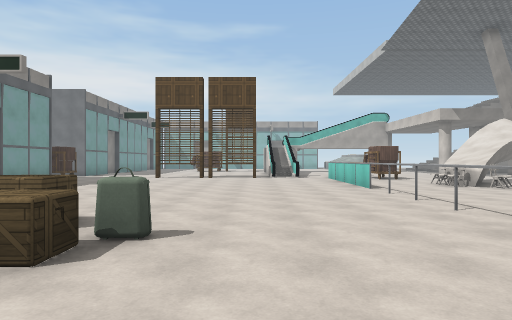
View 1 (above)

21 first-person views from a walk through a Unity game level. The camera is 1.5 m above the floor, looks level and sees 75° across. The floor is counted in squares, 2 m on a side. Each view is taken from the middle of a square. On the plan, view 1 faces up. The plan holds only what a view shows up to about 11 squares ahead; the rest is blank. The place goes on beyond the plan. Surface patterns are stand-ins for the level's own textures.

View 2
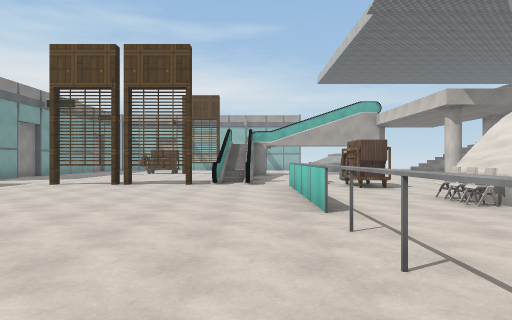

View 3
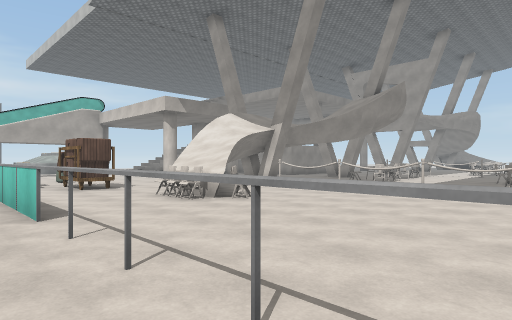

View 4
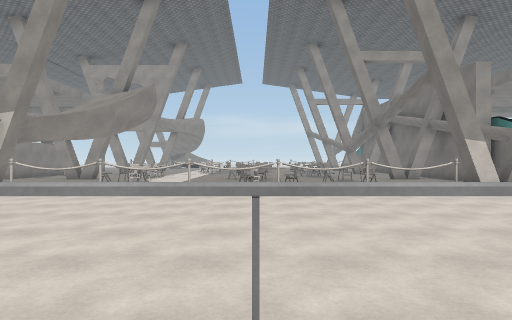

View 5
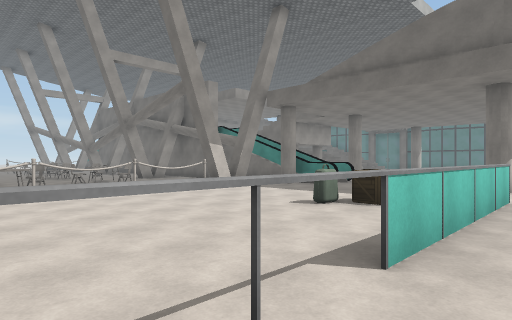

View 6
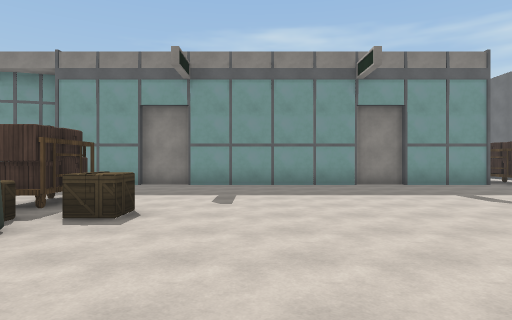

View 7
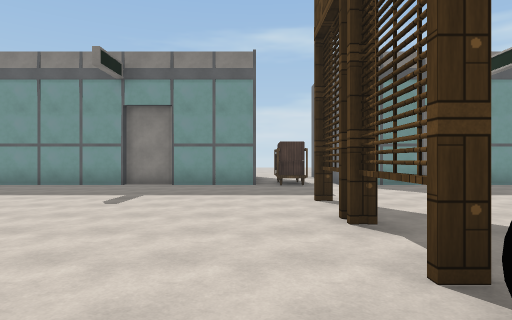

View 8
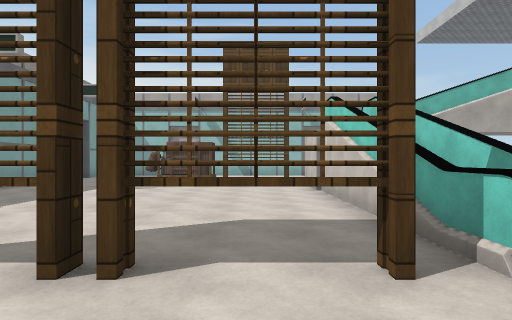

View 9
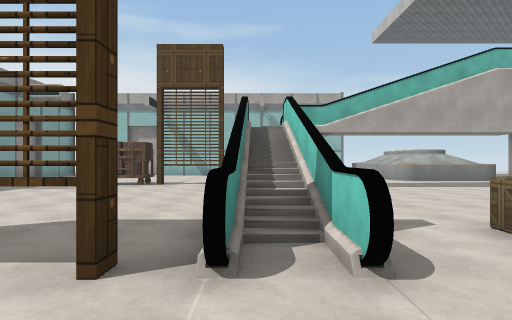

View 10
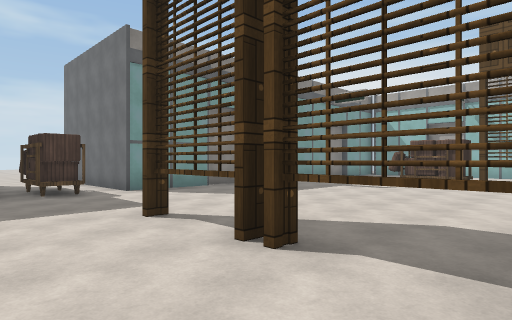

View 11
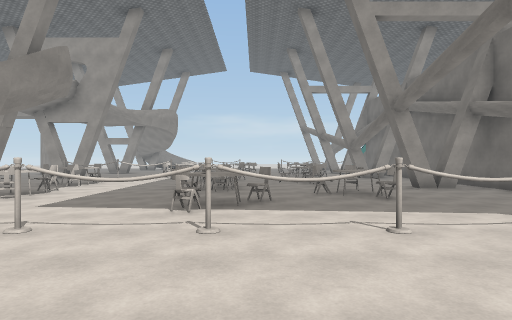

View 12
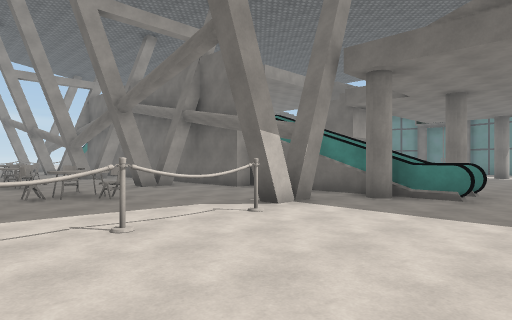

View 13
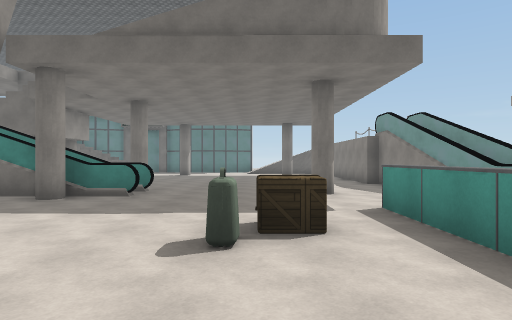

View 14
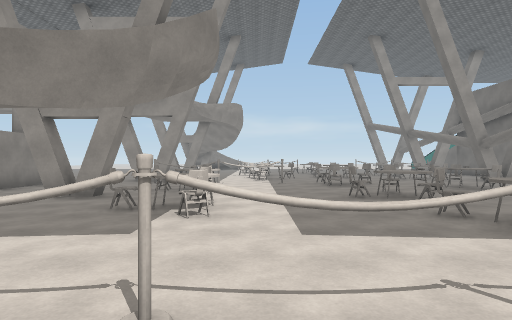

View 15
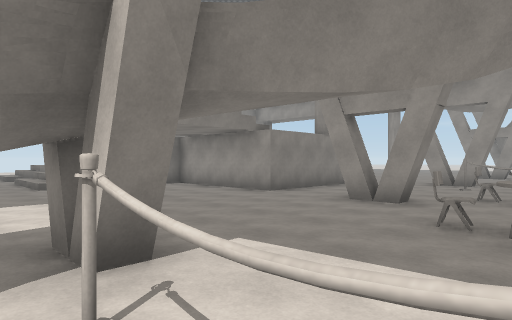

View 16
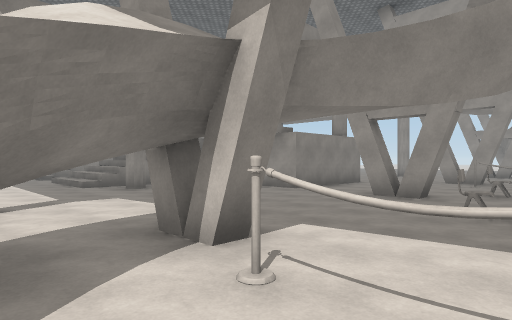

View 17
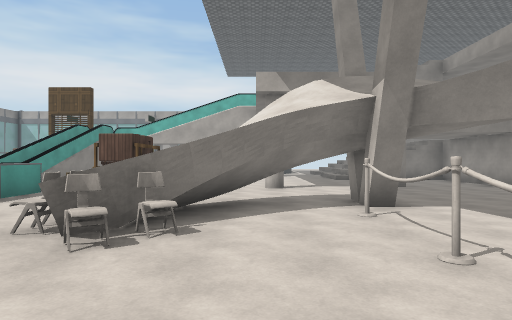

View 18
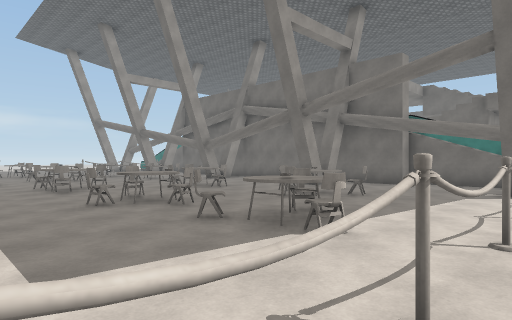

View 19
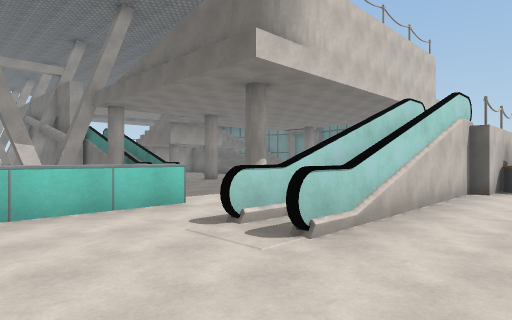

View 20
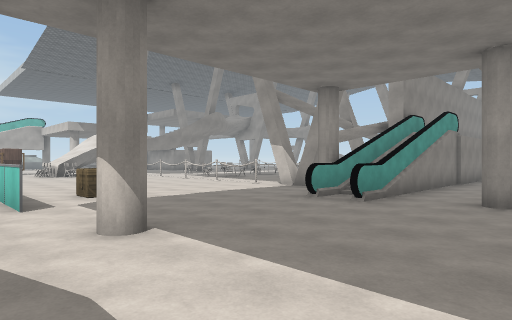

View 21
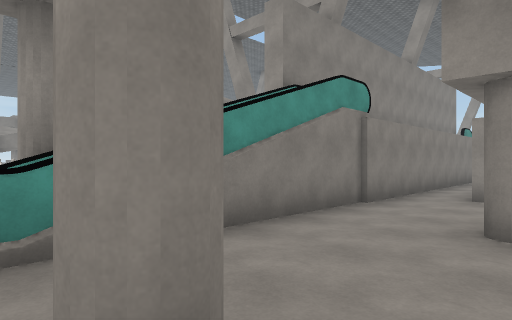

### Floor plan
Key: @ floor where view 1 was taken; # wall or solid block; x gap in a wall; . main floor; : floor 3 m higher than the main floor; / step, stairs or slope; = window, fence, low wall or low ledge; C chair; B box; A bag; R cart; T table; O other object.
Columns run from 10 left of view 1 to 19 right of it. Each row starts with its distance up from view 1.
 23   #     ..      ...
 22   #   RRx#x #  ...# ..
 21   #........=#  ...  .//
 20  ##........## ....  .///
 19  #.........## ...  ..///
 18  ##........##...   ...#.//
 17   #........##...  ......//
 16 ###........##..O  ....#.//
 15 ...........##.B....#.....#  #
 14 .RR...##x#x##..R.............
 13   #..........=.R............
 12   #..........=....###....#....
 11  ##..........=...##.O.......O.
 10  #...........=..C#..O..C..C..O
  9  ##..........x..CC..O..CC.CO.O
  8   #..........O......O........O
  7   #..........O......O........O
  6   #..........O......O....C..CC
  5   #..........O......OCC.CTC.C.
  4  ##....BB....O......O.C.......
  3  #...  .BA...=......O......O..
  2  ##  RRR.....=......O..CC.CTO.
  1   #      ....=.A....O..C......
  0         ..@..=.B....O.......
 -1         ..==.#......#....#.
 -2         ..##.............##
 -3          .##..#...=##########
 -4          .##......=######:::
 -5          .##................
 -6          .##.......#..#.//
 -7          .O#. ..... ...

Where each view was taken, in squares from view 1:
view 1: 0 up, 0 right, facing up
view 2: 4 up, 2 right, facing up
view 3: 4 up, 2 right, facing up-right
view 4: 5 up, 2 right, facing right
view 5: 6 up, 2 right, facing down-right
view 6: 6 up, 2 right, facing left
view 7: 13 up, 2 right, facing left
view 8: 12 up, 1 left, facing up
view 9: 12 up, 1 right, facing up
view 10: 12 up, 0 right, facing up-left
view 11: 4 up, 6 right, facing right
view 12: 4 up, 6 right, facing down-right
view 13: 4 up, 5 right, facing down
view 14: 8 up, 8 right, facing right
view 15: 9 up, 9 right, facing up-right
view 16: 9 up, 8 right, facing up-right
view 17: 6 up, 8 right, facing up
view 18: 8 up, 9 right, facing down-right
view 19: 2 up, 2 left, facing down-right
view 20: 7 down, 2 right, facing up-right
view 21: 7 down, 8 right, facing up-right
